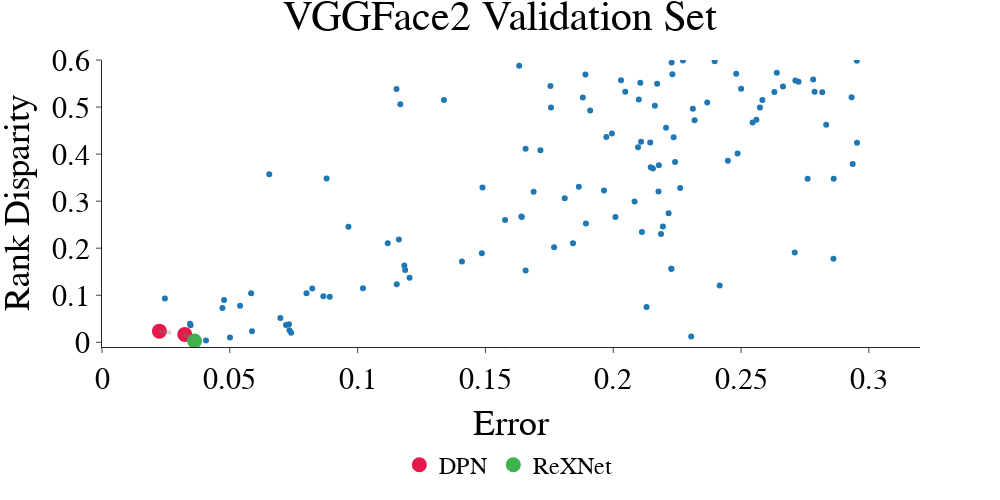

Write notebook code for a chart like this one.
### Code cell
plot_figure('Rank Disparity', '', rank_df_vgg, show_all=False)
# plot_figure('Disparity','disparity', acc_disp_df_vgg, show_all=True)
# plot_figure('Rank Ratio', 'rank_ratio', rank_ratio_df_vgg, show_all=True)
# plot_figure('Ratio', 'ratio', acc_disp_ratio_df_vgg, show_all=True)
# plot_figure('Error Ratio', 'error_ratio', error_ratio_df_vgg, show_all=True)

### Figure 1 — Plotly figure (JSON) as saved in the notebook; plotly's stock layout.template omitted (floating-point values rounded to 4 significant figures; data arrays with more than 128 entries replaced by an {"elided": "..."} marker saying what was removed)
{"data": [{"hovertemplate": "Error=%{x}<br>Disparity=%{y}<extra></extra>", "legendgroup": "", "marker": {"color": "#1F77B4", "symbol": "circle"}, "mode": "markers", "name": "", "orientation": "v", "showlegend": false, "type": "scatter", "x": {"elided": "189 float values"}, "xaxis": "x", "y": {"elided": "189 float values"}, "yaxis": "y"}, {"marker": {"color": "#e6194B", "size": 15}, "mode": "markers", "name": "DPN", "type": "scatter", "x": [0.03239, 0.02245], "y": [0.0168, 0.02366]}, {"marker": {"color": "#3cb44b", "size": 15}, "mode": "markers", "name": "ReXNet", "type": "scatter", "x": [0.03621], "y": [0.00268]}], "layout": {"font": {"color": "Black", "family": "Times New Roman", "size": 30}, "height": 500, "legend": {"font": {"color": "Black", "family": "Times New Roman", "size": 24}, "orientation": "h", "tracegroupgap": 0, "x": 0.63, "xanchor": "right", "y": -0.49, "yanchor": "bottom"}, "margin": {"t": 60}, "shapes": [{"line": {"color": "Red"}, "type": "line", "x0": 0, "x1": 1, "xref": "x", "y0": 0, "y1": 0, "yref": "y"}, {"line": {"color": "gray", "dash": "dash", "width": 4}, "type": "line", "x0": 0.02245, "x1": 0.03239, "xref": "x", "y0": 0.02366, "y1": 0.0168, "yref": "y"}, {"line": {"color": "gray", "dash": "dash", "width": 4}, "type": "line", "x0": 0.03239, "x1": 0.03621, "xref": "x", "y0": 0.0168, "y1": 0.00268, "yref": "y"}], "title": {"text": "VGGFace2 Validation Set", "x": 0.5, "xanchor": "center"}, "width": 1000, "xaxis": {"anchor": "y", "domain": [0, 1], "range": [0, 0.32], "title": {"text": "Error"}}, "yaxis": {"anchor": "x", "domain": [0, 1], "range": [-0.01, 0.6], "title": {"text": "Rank Disparity"}}}}
